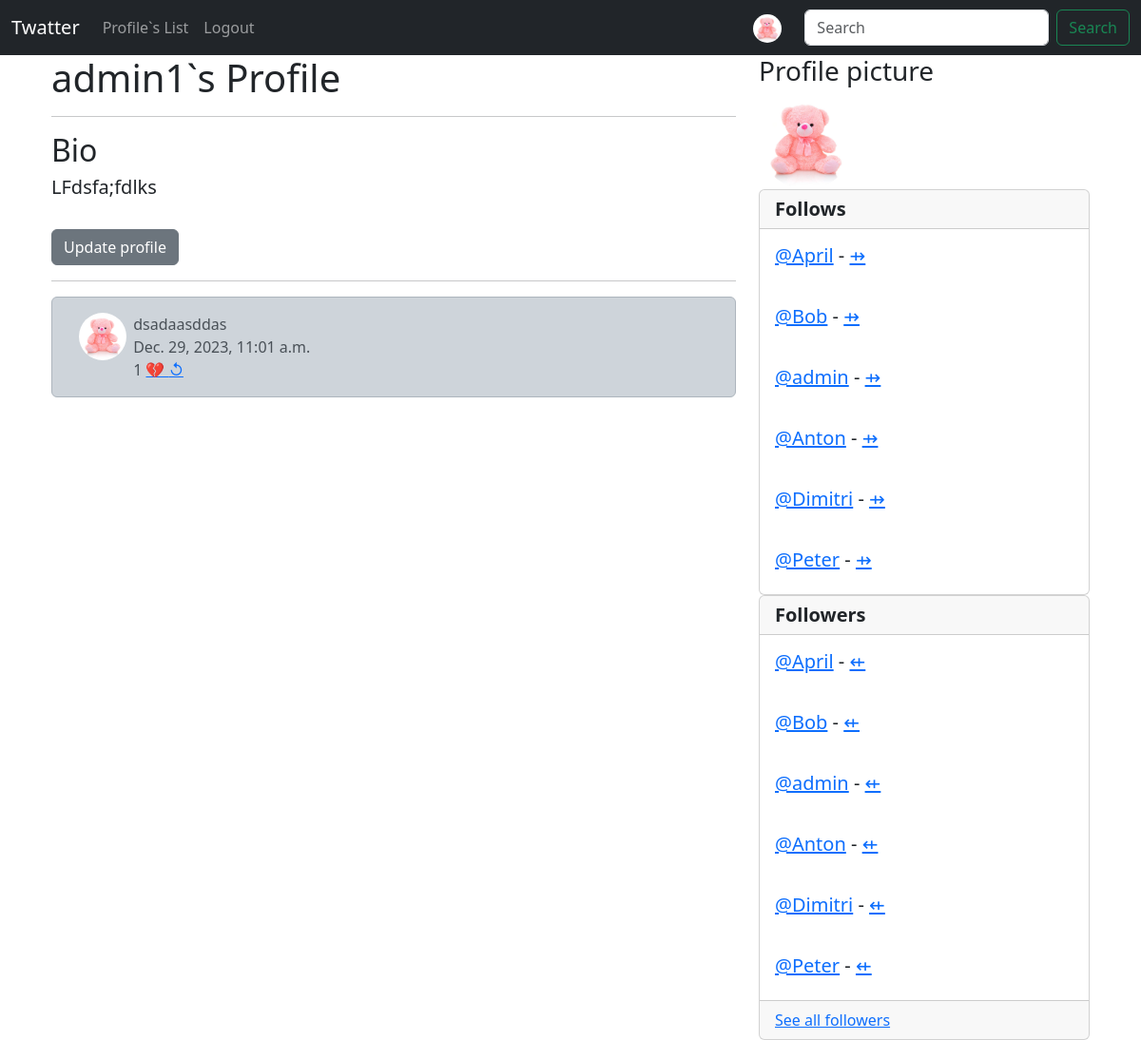
/profile/10/ (signed in), run on the app's committed database.
### twat/models.py (models this page shows, shortened)
class Profile(models.Model):
    user = models.OneToOneField(User, on_delete=models.CASCADE)
    bio = models.TextField(max_length=500, blank=True)
    follows = models.ManyToManyField(
        "self", symmetrical=False, related_name="followers", blank=True
    )
    date_modified = models.DateTimeField(User, auto_now=True)
    profile_image = models.ImageField(
        null=True, blank=True, upload_to="static/images/profile-image/"
    )
    def __str__(self):
        return self.user.username

class Twat(models.Model):
    user = models.ForeignKey(User, on_delete=models.DO_NOTHING, related_name="twats")
    content = models.TextField(max_length=140)
    date_posted = models.DateTimeField(auto_now_add=True)
    likes = models.ManyToManyField(User, related_name="twat_like", blank=True)
    def number_of_likes(self):
        return self.likes.count()

### twat/views.py (the view, shortened to what this page needs)
# urls.py: path("profile/<int:pk>/", views.profile, name="profile"),
def profile(request, pk):
    if request.user.is_authenticated:
        twats = Twat.objects.all().filter(user_id=pk).order_by("-date_posted")
        profile = Profile.objects.get(user_id=pk)
        context = {"profile": profile, "twats": twats}
        return render(request, "twat/profile.html", context)
    else:
        messages.success(request, "You must be logged in to view this page.")
        return redirect("twat:index")

### templates/twat/profile.html (shortened to what this page needs)
{% extends "partials/base.html" %}
{% load static %}
{% block content %}
    {% if profile %}
    <div class="container">
        <div class="row">
            <div class="col-8">
                <h1>{{ profile.user.username}}`s Profile</h1>
                <hr>
                <h2>Bio</h2>
                <h5> {{ profile.bio}}</h5>
                <br>
                {% if request.user.id == profile.user.id %}
                <a href="{% url 'twat:profile_edit' %}" class="btn btn-secondary">Update profile</a>
                {% endif %}
                <hr>
                {% if twats %}
                    {% for twat in twats%}
                        <div class="alert alert-dark" role="alert">
                            <div class="container">
                                <div class="row">
                                    <div class="col-1">
                                        {% if profile.profile_image%}
                                            <img src="{{profile.profile_image.url}}" width=50 height=50 class="rounded-circle" alt="{{profile.user.username}}">
                                        {% else %}
                                            <img src="{% static 'images/profile-image/profile.webp' %}" class="img-fluid rounded-start" alt="Profile image">
                                        {% endif %}
                                    </div>
                                        <div class="col-10">
                                            {{ twat.content}}
                                            <br>
                                            {{ twat.date_posted}}
                                            <br>
                                            {% if user in twat.likes.all %}
                                            {{ twat.number_of_likes}} <a href="{% url 'twat:twat_like' twat.pk %}"> &#128148; </a>
                                            {% else %}
                                            {{ twat.number_of_likes}} <a href="{% url 'twat:twat_like' twat.pk %}"> &#128150; </a>
                                            {% endif %}
                                            <a href="{% url "twat:twat_share" twat.pk %}"> &#8634; </a>
                                        </div>
                                </div>
                            </div>
                        </div>
                    {% endfor %}
                {% endif %}
            </div>
            <div class="col-4">
                <h3>Profile picture</h3>
                {% if profile.profile_image%}
                <img src="{{ profile.profile_image.url }}" alt="" class="rounded-circle" width="100" height="100">
                {% endif %}
                <div class="card">
                    <h5 class="card-header"><strong>Follows</strong></h5>
                    {% for following in profile.follows.all %}
                    <div class="card-body">
                        <h5 class="card-title"><a href="{% url 'twat:profile' following.user.pk %}"> @{{ following }}</a> -
                            <a href="{% url 'twat:unfollow' following.user.pk %}">&#8696;</a>
                        </h5>
                    </div>
                    {% endfor %}
                </div>
                <div class="card">
                    <h5 class="card-header"><strong>Followers</strong></h5>
                    {% for following in profile.follows.all %}
                    <div class="card-body">
                        <h5 class="card-title"><a href="{% url 'twat:profile' following.user.pk %}"> @{{ following }}</a> -
                                <a href="{% url 'twat:follow' following.user.pk %}">&#8695;</a>
                         </h5>
                    </div>
                    {% endfor %}
                    <div class="card-footer"><a href="{% url 'twat:followers' profile.user.id %}">See all followers</a></div>
                </div>
            </div>
        </div>
    </div>
    {% endif %}
{% endblock content %}

### templates/partials/navbar.html (shortened to what this page needs)
{% load static %}
<nav class="navbar navbar-expand-lg navbar-dark bg-dark">
    <div class="container-fluid">
      <a class="navbar-brand" href="{% url 'twat:index'%}">Twatter</a>
      <div class="collapse navbar-collapse" id="navbarSupportedContent">
        <ul class="navbar-nav me-auto mb-2 mb-lg-0">
          <li class="nav-item">
            <a class="nav-link" href="{% url 'twat:profile_list'%}">Profile`s List</a>
          </li>
          {% if request.user.is_authenticated %}
            <li class="nav-item">
              <a class="nav-link" href="{% url 'registration:logout' %}">Logout</a>
            </li>
          {% endif %}
        </ul>
        {% if request.user.is_authenticated%}
        {% if user.profile.profile_image %}
          <ul class="navbar-nav ml-auto">
            <li class="nav-link navbar-brand">
                <a href="{% url 'twat:profile' request.user.id%}"><img src="{{user.profile.profile_image.url}}" width=30 height=30 class="rounded-circle" alt="{{profile.user.username}}"></a>
                {% else %}
                <img src="{% static 'images/profile-image/profile.webp' %}" width=30 height=30 class="rounded-circle" alt="Profile image">
              {% endif %}
              </li>
          </ul>
        {% endif%}
        <form class="d-flex" role="search">
          <input class="form-control me-2" type="search" placeholder="Search" aria-label="Search">
          <button class="btn btn-outline-success" type="submit">Search</button>
        </form>
      </div>
    </div>
  </nav>

### data on the page
Profile: user.username "admin1", bio "LFdsfa;fdlks", profile_image (picture)
Twat: profile_image (picture), content "dsadaasddas", date_posted "Dec. 29, 2023, 11:01 a.m.", number_of_likes "1"
Profile: user.username "April"
Profile: user.username "Bob"
Profile: user.username "admin"
Profile: user.username "Anton"
Profile: user.username "Dimitri"
Profile: user.username "Peter"
